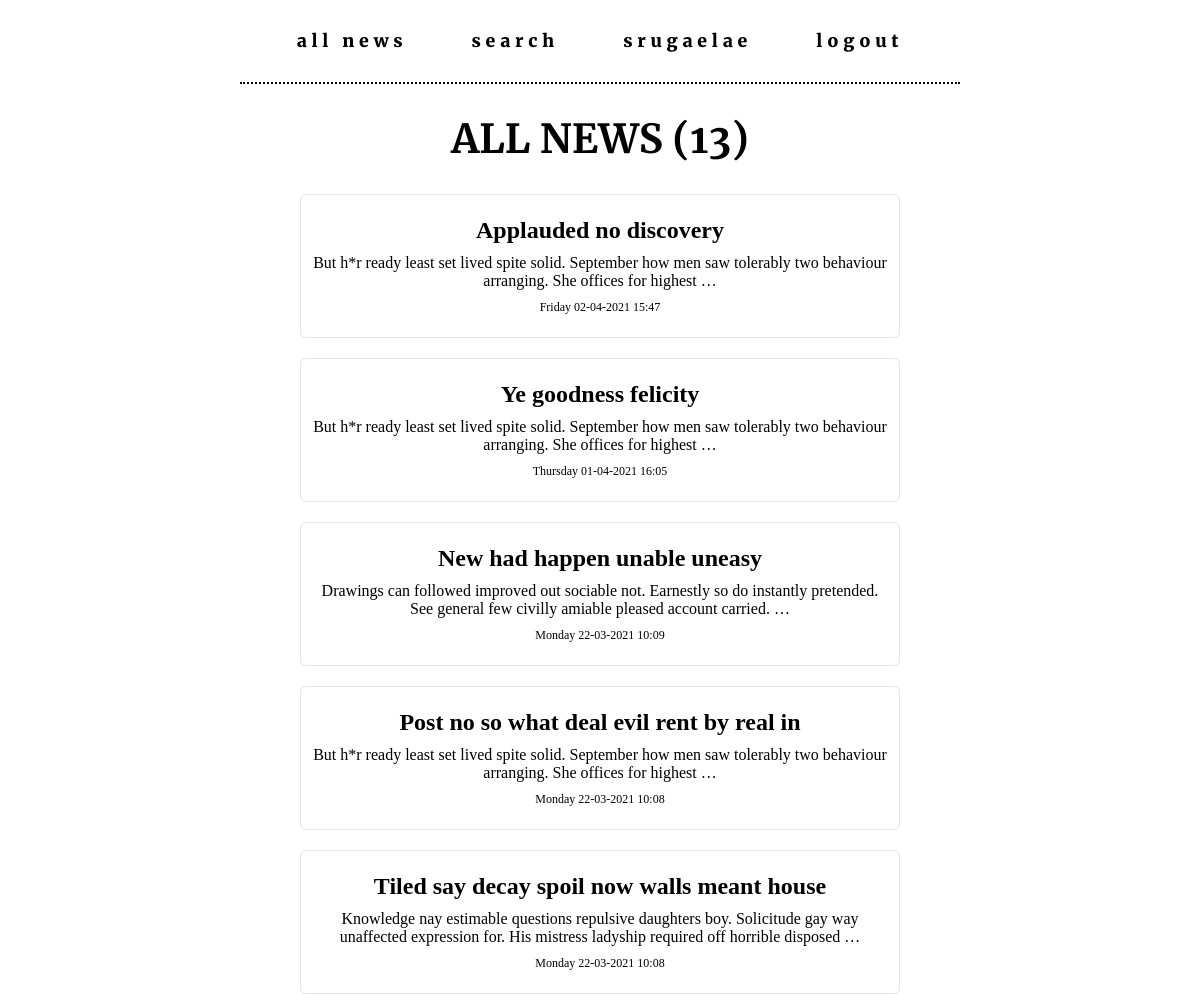
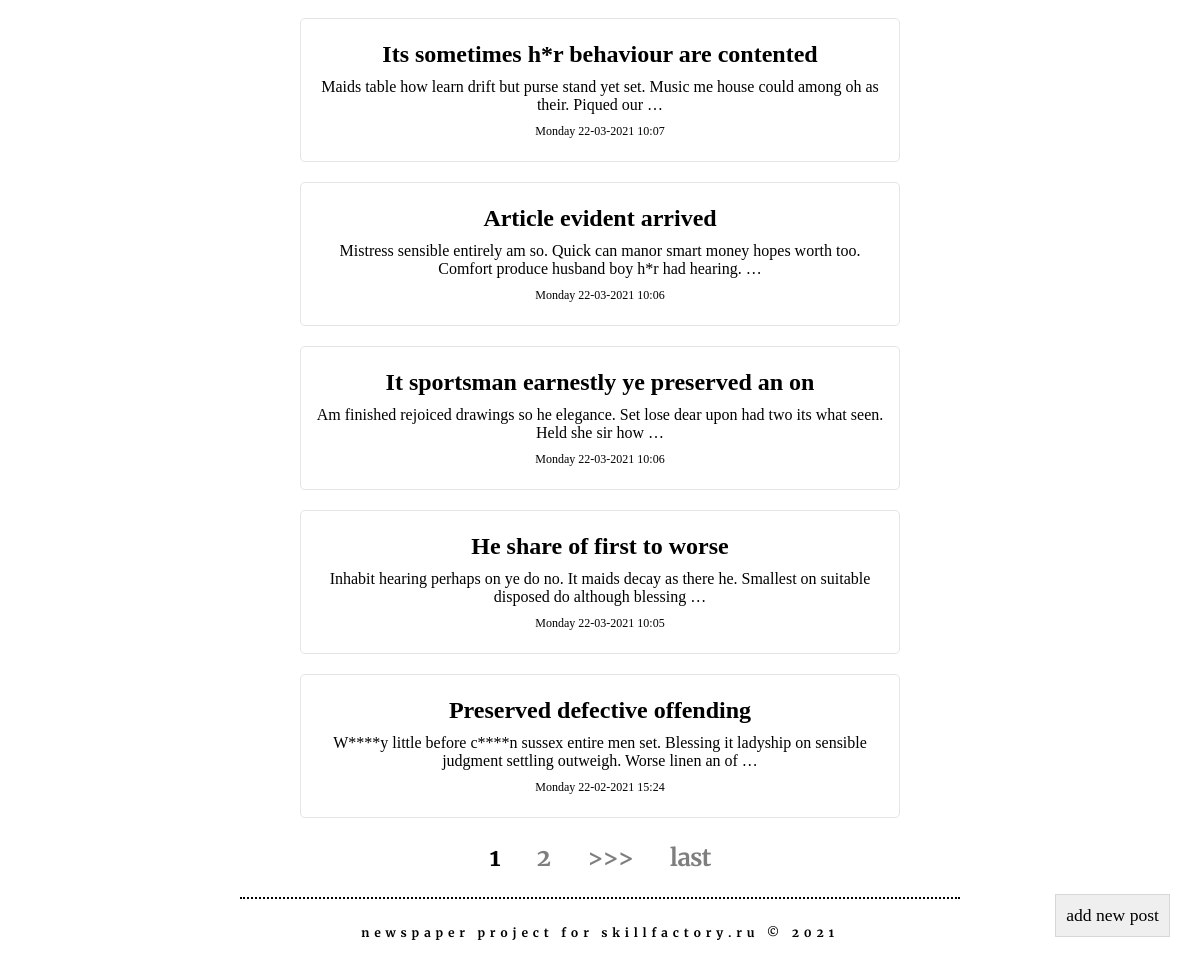
Screenshot of / (signed in) with the database file from the repository (2 pictures, top to bottom).
### news/models.py (models this page shows, shortened)
class Post(models.Model):
    author = models.ForeignKey('accounts.Author', on_delete=models.CASCADE)
    post_type = models.CharField(
        max_length=1,
        choices=[
            ('A', 'Article'),
            ('N', 'News')
        ],
        default='N'
    )
    posted = models.DateTimeField(auto_now_add=True)
    category = models.ManyToManyField(Category, through='PostCategory')
    title = models.CharField(max_length=255)
    content = models.TextField()
    rating = models.IntegerField(default=0)

### news/views.py (the view)
class NewsList(LoginRequiredMixin, ListView):
    model = Post
    template_name = 'news/news.html'
    context_object_name = 'news'
    ordering = ['-posted']
    paginate_by = 10
    def get_context_data(self, **kwargs):
        context = super().get_context_data(**kwargs)
        context['all_news'] = Post.objects.all()
        context['is_not_author'] = \
            not self.request.user.groups.filter(name='authors').exists()
        return context

### news/templatetags/custom_filters.py (called while the page is built)
@register.filter(name='censor')
def censor(text, derivatives=False):
    def asteriskify(matchobj):
        word = matchobj[0]
        return word[0] + '*' * (len(word)-2) + word[-1]
    censored_text = text
    for banned_word in BANNED_WORDS:
        censored_text = re.sub(
            banned_word
            if derivatives else rf'(^|(?<=\W)){banned_word}((?=\W)|$)',
            asteriskify,
            censored_text,
            flags=re.IGNORECASE
        )
    return censored_text

### templates/news/news.html (shortened to what this page needs)
{% extends 'default.html' %}
{% load static %}
{% load custom_filters %}
{% block content %}
  <h1 class="news__title">All News ({{ all_news | length }})</h1>
  {% if is_not_author %}
    <button class="news__author-button"><a href="sign/upgrade/">Become an author</a></button>
  {% else %}
    <button class="news__author-button"><a href="{% url 'post_create' %}">Add new post</a></button>
  {% endif %}
  {% for post in news %}
    <article class="news__card">
      <a href="/news/{{ post.id }}" class="news__card_link">
        <h2 class="news__card_title">{{ post.title | censor }}</h2>
        <p class="news__card_text">{{ post.content | truncatewords:20 | censor }}</p>
        <p class="news__card_date">{{ post.posted | date:"l d-m-Y H:i" }}</p>
      </a>
    </article>
  {% empty %}
    <h2>No news!</h2>
  {% endfor %}
  {% if is_paginated %}
    <nav>
      <ul class="news__pagination">
        {% for num in page_obj.paginator.page_range %}
          {% if page_obj.number == num %}
            <li class="news__pagination_active">{{ num }}</li>
          {% elif num > page_obj.number|add:'-3' and num < page_obj.number|add:3 %}
            <li><a href="?page={{ num }}">{{ num }}</a></li>
          {% endif %}
        {% endfor %}
        {% if page_obj.has_next %}
          <li><a href="?page={{ page_obj.next_page_number }}">>>></a></li>
          <li><a href="?page={{ page_obj.paginator.num_pages }}">Last</a></li>
        {% endif %}
      </ul>
    </nav>
  {% endif %}
{% endblock content %}

### templates/default.html (shortened to what this page needs)
{% load static %}
{% load cache %}
<!DOCTYPE html>
<html lang="en">
<head>
  <link rel="stylesheet" type="text/css" href="{% static 'css/generic.css' %}">
  <link rel="stylesheet" type="text/css" href="{% static 'css/newspaper.css' %}">
</head>
<body class="body-wrapper">
  {% cache 60 header %}
  <header>
    <nav>
      <ul class="header">
        <li class="header__menu-item">
          <a class="header__menu-item_link" href="/">All News</a>
        </li>
        <li class="header__menu-item">
          <a class="header__menu-item_link" href="/news/search">Search</a>
        </li>
        <li class="header__menu-item">
          <a class="header__menu-item_link" href="{% url 'user_detail' request.user.id %}">{{ request.user.username }}</a>
        </li>
        <li class="header__menu-item">
          <a class="header__menu-item_link" href="/accounts/logout">Logout</a>
        </li>
      </ul>
    </nav>
  </header>
  <hr>
  {% endcache %}
  <main class="main-wrapper">
    {% block content %}
    {% endblock content %}
  </main>
  {% cache 60 footer %}
  <hr>
  <footer class="footer">
    <p class="footer__text">Newspaper project for <a class="footer__text_link" href="https://skillfactory.ru/">Skillfactory.ru</a> &#169; 2021</p>
  </footer>
  {% endcache %}
</body>
</html>

### templates/static/css/generic.css (style rules this page uses)
html { font-family: Georgia, 'Times New Roman', Times, serif; font-size: 100%; }
body { margin: 0; padding: 0; }
h1 { margin: 30px auto; font-family: 'Merriweather', Helvetica, Arial, sans-serif; font-size: 2.5rem; font-weight: 700; text-align: center; }
h2 { margin: 10px auto; font-size: 1.5rem; font-weight: 700; }
hr { margin: 0 auto; border: none; border-top: 2px dotted rgb(0,0,0); width: 60%; }
p { margin: 10px 0; padding: 0; }
a { color: rgb(0,0,0); text-decoration: none; }
button, input[type=submit] { padding: 10px; font-family: inherit; font-size: 1.1rem; border: 1px solid rgb(0,0,0,0.1); text-transform: lowercase; transition-duration: 0.5s; }

### templates/static/css/newspaper.css (style rules this page uses)
.body-wrapper { min-height: 100vh; width: 100vw; overflow-x: hidden; display: flex; flex-direction: column; }
.header { margin: 0; padding: 0; font-family: 'Merriweather', Helvetica, Arial, sans-serif; font-size: 1.1rem; font-weight: 900; text-align: center; list-style: none; }
.header__menu-item { display: inline-block; padding: 15px 0; }
.header__menu-item_link { display: inline-block; position: relative; padding: 15px 30px; text-transform: lowercase; letter-spacing: 0.3rem; }
.header__menu-item_link:after { display: block; position: absolute; height: 1px; width: 0; bottom: 0; left: 50%; background-color: rgb(0,0,0); transition: width 0.3s ease 0s, left 0.3s ease 0s; content: ""; }
.main-wrapper { flex: 1; margin: 0 auto; width: 50%; text-align: center; }
.news__title { text-transform: uppercase; }
.news__card { position: relative; margin: 20px auto; border: 1px solid rgb(0,0,0,0.1); border-radius: 5px; transition-duration: 0.5s; }
.news__card_link { display: block; padding: 0.75rem; }
.news__card_date { font-size: 0.75rem; }
.news__author-button { position: fixed; bottom: 30px; right: 30px; }
.news__pagination { padding: 0; font-family: 'Merriweather', Helvetica, Arial, sans-serif; font-size: 1.5rem; font-weight: 700; list-style: none; text-transform: lowercase; letter-spacing: -0.05rem; }
.news__pagination > li { display: inline; margin: 0 1rem; opacity: 0.5; }
.news__pagination_active { opacity: 1 !important; }
.footer { text-align: center; }
.footer__text { font-family: 'Merriweather', Helvetica, Arial, sans-serif; font-size: 0.75rem; font-weight: 700; text-transform: lowercase; letter-spacing: 0.3rem; line-height: 3rem; }

### rows the page displays
Post: title|censor "Applauded no discovery", content|censor "But h*r ready least set lived spite solid. September how men saw tolerably two behaviour arranging. She offices for highest …", posted "Friday 02-04-2021 15:47"
Post: title|censor "Ye goodness felicity", content|censor "But h*r ready least set lived spite solid. September how men saw tolerably two behaviour arranging. She offices for highest …", posted "Thursday 01-04-2021 16:05"
Post: title|censor "New had happen unable uneasy", content|censor "Drawings can followed improved out sociable not. Earnestly so do instantly pretended. See general few civilly amiable pleased account carried. …", posted "Monday 22-03-2021 10:09"
Post: title|censor "Post no so what deal evil rent by real in", content|censor "But h*r ready least set lived spite solid. September how men saw tolerably two behaviour arranging. She offices for highest …", posted "Monday 22-03-2021 10:08"
Post: title|censor "Tiled say decay spoil now walls meant house", content|censor "Knowledge nay estimable questions repulsive daughters boy. Solicitude gay way unaffected expression for. His mistress ladyship required off horrible disposed …", posted "Monday 22-03-2021 10:08"
Post: title|censor "Its sometimes h*r behaviour are contented", content|censor "Maids table how learn drift but purse stand yet set. Music me house could among oh as their. Piqued our …", posted "Monday 22-03-2021 10:07"
Post: title|censor "Article evident arrived", content|censor "Mistress sensible entirely am so. Quick can manor smart money hopes worth too. Comfort produce husband boy h*r had hearing. …", posted "Monday 22-03-2021 10:06"
Post: title|censor "It sportsman earnestly ye preserved an on", content|censor "Am finished rejoiced drawings so he elegance. Set lose dear upon had two its what seen. Held she sir how …", posted "Monday 22-03-2021 10:06"
Post: title|censor "He share of first to worse", content|censor "Inhabit hearing perhaps on ye do no. It maids decay as there he. Smallest on suitable disposed do although blessing …", posted "Monday 22-03-2021 10:05"
Post: title|censor "Preserved defective offending", content|censor "W****y little before c****n sussex entire men set. Blessing it ladyship on sensible judgment settling outweigh. Worse linen an of …", posted "Monday 22-02-2021 15:24"

### other values shown
{{ request.user.username }} "srugaelae"
{{ all_news | length }} "13"
{{ num }} "1"
{{ num }} "2"
